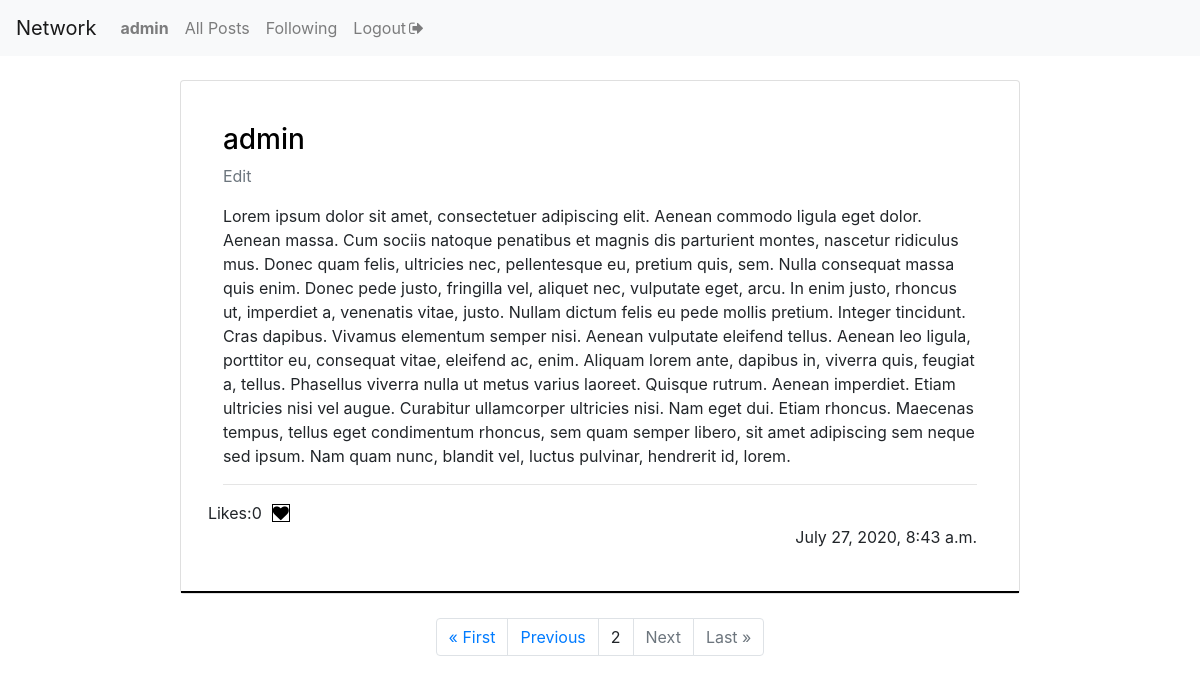
/?page=2 (signed in), run on the app's committed database.
### network/models.py (models this page shows, shortened)
class User(AbstractUser):
    pass

class Post(models.Model):
    user = models.ForeignKey('User',on_delete=models.CASCADE,related_name='author')
    date = models.DateTimeField(auto_now_add=True)
    liked = models.ManyToManyField('User',blank=True,related_name='post_likes')
    content = models.CharField(max_length=300)

### network/views.py (the view, shortened to what this page needs)
# urls.py: path("", views.index, name="index"),
def index(request):
    if request.user.is_authenticated:
        posts = Post.objects.all().order_by('-date')
        current_user = request.user
        paginator = Paginator(posts,10)
        page_number = request.GET.get('page')
        page_obj = paginator.get_page(page_number)
        return render(request,"network/index.html",{'page_obj':page_obj,'posts':posts,'current_user':current_user})
    else:
        return HttpResponseRedirect("login")

### network/templates/network/index.html
{% extends "network/layout.html" %}
{% load static %}
{% block body %}
    {% for post in page_obj %}
 <div class="card" style="margin: 0 auto;margin-top: 2%;width: 70%;margin-bottom: 2%;">
  <div class="card-body" style="border-bottom: 2px solid black;padding: 5%">
      <h3><a style="color: black" href="{% url 'profile' post.user.username %}">{{ post.user.username }}</a></h3>
      {% if post.user.username == current_user.username %}
          <a href="{% url 'editPost' post.pk %}"><p class="text-muted">Edit</p></a>
      {% endif %}
        {{post.content}}
      <hr>
  <div class="row">
        <div>Likes:<span id="liked{{post.id}}">{{post.liked.all.count}}</span></div>
      <br>
                          {% if request.user in post.liked.all %}
                              <a class="likebutton" href="#" data-catid="{{ post.id }}" id="{{post.id}}" data-total="{{post.liked.all.count}}"  data-value="Unlike" value="submit"><i class="fa fa-heart" id="heart{{post.id}}" style="color:limegreen;margin-left: 10px"></i></a>
                          {% else %}
                              <a class="likebutton" href="#" data-catid="{{ post.id }}" id="{{post.id}}" data-total="{{post.liked.all.count}}"  data-value="Like" value="submit"><i class="fa fa-heart" id="heart{{post.id}}" style="color:black;border: 1px solid;margin-left: 10px"></i></a>
                          {% endif %}
  </div>
        <div style="text-align: end;margin-left: 60%">{{ post.date }}</div>
  </div>
  </div>
</div>
    {% endfor %}
     <div class="container">
            <ul class="pagination justify-content-center">
                {% if page_obj.has_previous %}
                    <li class="page-item"><a href="?page=1" class="page-link">&laquo; First</a></li>
                    <li class="page-item"><a href="?page={{ page_obj.previous_page_number }}" class="page-link">Previous</a></li>
                {% else %}
                <li class="page-item disabled"><a class="page-link">&laquo; First</a></li>
                <li class="page-item disabled"><a class="page-link">Previous</a></li>
                {% endif %}
                    <li class="page-item"><a class="page-link">{{ page_obj.number }}</a></li>
                {% if page_obj.has_next %}
                <li class="page-item"><a href="?page={{ page_obj.next_page_number }}" class="page-link">Next</a></li>
                <li class="page-item"><a href="?page={{ page_obj.paginator.num_pages }}" class="page-link">Last &raquo;</a></li>
                {% else %}
                <li class="page-item disabled"><a class="page-link">Next</a></li>
                <li class="page-item disabled"><a class="page-link">Last &raquo;</a></li>
                {% endif %}
            </ul>
        </div>
{% endblock %}

### network/templates/network/layout.html (shortened to what this page needs)
{% load static %}
<!DOCTYPE html>
<html lang="en">
    <head>
        <link rel="stylesheet" href="https://stackpath.bootstrapcdn.com/bootstrap/4.4.1/css/bootstrap.min.css">
        <link rel="stylesheet" href="https://cdnjs.cloudflare.com/ajax/libs/font-awesome/4.7.0/css/font-awesome.min.css">
        <link href="{% static 'network/styles.css' %}" rel="stylesheet">
    </head>
    <body>
        <nav class="navbar navbar-expand-lg navbar-light bg-light">
            <a class="navbar-brand" href="{% url 'index' %}">Network</a>
            <div>
              <ul class="navbar-nav mr-auto">
                {% if user.is_authenticated %}
                    <li class="nav-item">
                        <a class="nav-link" href="{% url 'profile' user.username %}"><strong>{{ user.username }}</strong></a>
                    </li>
                {% endif %}
                <li class="nav-item">
                  <a class="nav-link" href="{% url 'index' %}">All Posts</a>
                </li>
                {% if user.is_authenticated %}
                    <li class="nav-item">
                        <a class="nav-link" href="{% url 'followings' %}">Following</a>
                    </li>
                <li class="nav-item">
                     <a class="nav-link" title="Log Out" href="{% url 'logout' %}">Logout<i style="margin-left: 3px" class="fa fa-sign-out"></i></a>
                </li>
                {% endif %}
              </ul>
            </div>
          </nav>
        <div class="body">
            {% block body %}
            {% endblock %}
    </body>
        </html>

### data on the page
User: username "admin"
Post: user.username "admin", shows "Edit", content "Lorem ipsum dolor sit amet, consectetuer adipiscing elit. Aenean commodo ligula eget dolor. Aenean massa. Cum sociis natoque penatibus et magnis dis parturient montes, nascetur ridiculus mus. Donec quam felis, ultricies nec, pellentesque eu, pretium quis, sem. Nulla consequat massa quis enim. Donec pede justo, fringilla vel, aliquet nec, vulputate eget, arcu. In enim justo, rhoncus ut, imperdiet a, venenatis vitae, justo. Nullam dictum felis eu pede mollis pretium. Integer tincidunt. Cras dapibus. Vivamus elementum semper nisi. Aenean vulputate eleifend tellus. Aenean leo ligula, porttitor eu, consequat vitae, eleifend ac, enim. Aliquam lorem ante, dapibus in, viverra quis, feugiat a,…", liked.all.count "0", date "July 27, 2020, 8:43 a.m."

### other printed values
{{ page_obj.number }} "2"
